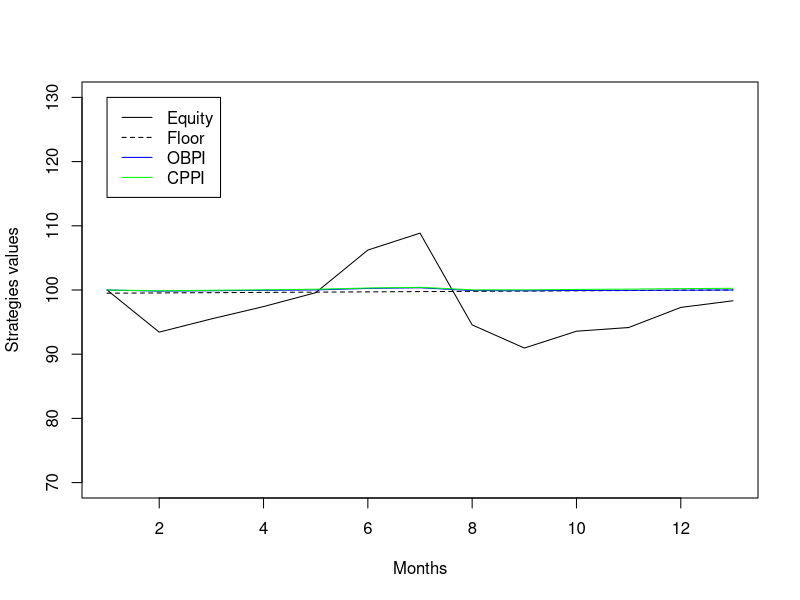

Recreate this plot in R.
##Scenario 2: Decrease in interest rates 

# Initial variables
mu <- 0.05
sigma <- 0.20

# Simulation methodology
delta <- 1 / 12
mat <- 1
rf_2 <- 0.005
strike <- 100
stress <- 0.20
tol <- 0

set.seed(1234)

n <- mat / delta
u <- runif(n)

# Moments on simulation path
rf1 <- (1 + rf_2) ^ delta - 1
mu1 <- (1 + mu) ^ delta - 1
sigma1 <- sigma * sqrt(delta)

# Stock simulation
r <- qnorm(u, mu1, sigma1)
rPRN <- qnorm(u, rf1, sigma1)

equity <- numeric(n + 1)
equityRNP <- numeric(n + 1)
equity[1] <- strike
equityRNP[1] <- strike

for (i in 1:n)
{
  equity[i + 1] <- equity[i] * (1 + r[i])
  equityRNP[i + 1] <- equityRNP[i] * (1 + rPRN[i])
}

# Call simulation
call <- numeric(n + 1)
call[n + 1] <- max(0, equityRNP[n + 1] - strike)

for (i in 1:n)
{
  d0 <-
    ((rf_2 - sigma ^ 2 / 2) * (mat - (i - 1) * delta) + log(equityRNP[i] / strike)) /
    (sigma * sqrt(mat - (i - 1) * delta))
  d1 <- d0 + sigma * sqrt(mat - (i - 1) * delta)
  call[i] <-
    equityRNP[i] * pnorm(d1) - strike * exp(-rf_2 * (mat - (i - 1) * delta)) *
    pnorm(d0)
}

# Floor simulation
floor <- numeric(n + 1)

for (i in 1:(n + 1))
{
  floor[i] <- strike / (1 + rf_2) ^ (mat - (i - 1) * delta)
}

# OBPI simulation
obpi_call <- numeric(n + 1)
obpi_call[1] <- strike
gearing <- (obpi_call[1] - floor[1]) / call[1]

for (i in 1:n)
{
  obpi_call[i + 1] <- floor[i + 1] + gearing * call[i + 1]
}

# CPPI simulation
cppi <- numeric(n + 1)
cushion <- numeric(n + 1)
multiplier <- numeric(n + 1)
expo_exante <- numeric(n + 1)
expo_expost <- numeric(n + 1)
cppi[1] <- strike
cushion[1] <- cppi[1] - floor[1]
multiplier[1] <- 1 / stress
expo_exante[1] <- multiplier[1] * cushion[1]
expo_expost[1] <- expo_exante[1]
boundary_inf <- multiplier[1] * (1 - tol)
boundary_sup <- multiplier[1] * (1 + tol)

for (i in 1:n)
{
  expo_exante[i + 1] <- expo_expost[i] * equity[i + 1] / equity[i]
  cppi[i + 1] <-
    expo_exante[i + 1] + (cppi[i] - expo_expost[i]) * floor[i + 1] / floor[i]
  cushion[i + 1] <- cppi[i + 1] - floor[i + 1]
  multiplier[i + 1] <- expo_exante[i + 1] / cushion[i + 1]
  expo_expost[i + 1] <-
    ifelse(
      multiplier[i + 1] < boundary_inf ||
        multiplier[i + 1] > boundary_sup,
      multiplier[1],
      multiplier[i + 1]
    ) * ifelse(cushion[i + 1] < 0, 0, cushion[i + 1])
}

plot(equity, type = 'l', ylab = 'Strategies values', xlab = 'Months', ylim = c(70, 130))
lines(floor, lty = 2)
lines(obpi_call, col = 'blue')
lines(cppi, col = 'green')
leg.txt <- c("Equity", "Floor", "OBPI", "CPPI")
legend(1, 130, leg.txt, col = c("black", "black", "blue", "green"), lty = c(1, 2, 1, 1))
